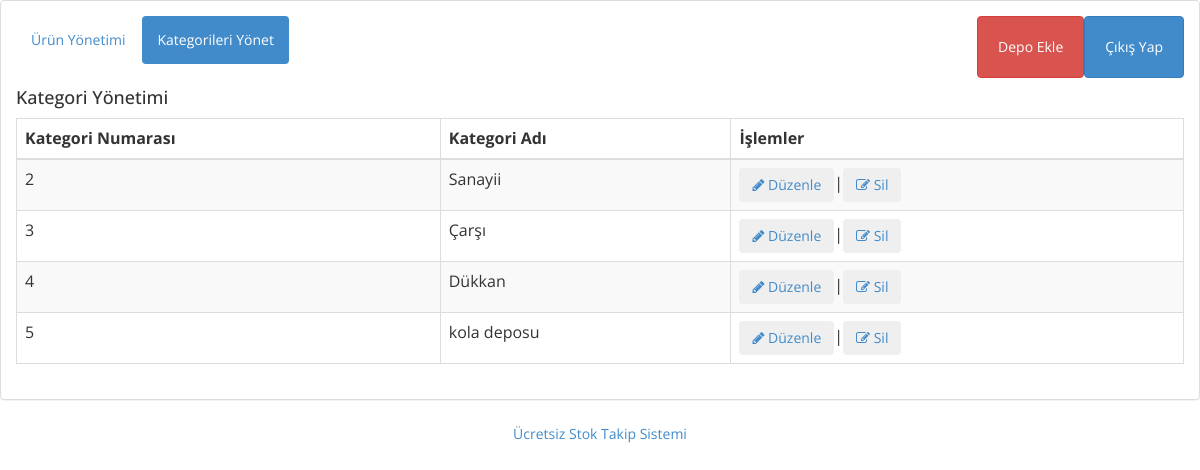
The page /depolar.php (signed in) on the database its author committed.
### tables this page shows
CREATE TABLE IF NOT EXISTS `depolar` (
  `depoID` int(11) NOT NULL AUTO_INCREMENT,
  `depoAdi` varchar(30) NOT NULL,
  PRIMARY KEY (`depoID`)
);

CREATE TABLE IF NOT EXISTS `ayarlar` (
  `id` int(11) NOT NULL AUTO_INCREMENT,
  `sayfaBaslik` varchar(255) NOT NULL,
  `copright` varchar(255) NOT NULL,
  PRIMARY KEY (`id`)
);

### ek/vt_baglantisi.php (called while the page is built, shortened)
<?php
$server ="localhost";
$username = "root";
$pasword = "";
$database = "stok";
$baglan = mysqli_connect($server,$username,$pasword,$database);
mysqli_set_charset($baglan, "UTF8");
$query= "SELECT * FROM ayarlar";
$ayarcek=mysqli_query($baglan,$query);
$ayar=mysqli_fetch_array($ayarcek);
extract($ayar);
$alt=$copright;
?>

### depolar.php (the view, shortened to what this page needs)
<?php include "ek/vt_baglantisi.php"; ?>
<html xmlns="http://www.w3.org/1999/xhtml">
<head>
    <link href="assets/css/bootstrap.css" rel="stylesheet" />
    <link href="assets/css/font-awesome.css" rel="stylesheet" />
	    <link href="assets/js/dataTables/dataTables.bootstrap.css" rel="stylesheet" />
    <link href="assets/css/style.css" rel="stylesheet" />
</head>
<body>
<?php
include("ek/vt_baglantisi.php");
?>
<div class="panel panel-default">
                        <div class="panel-body">
                            <ul class="nav nav-pills">
                                <li class=""><a href="index.php" data-toggle="">Ürün Yönetimi</a>
                                </li>
                                <li class="active"><a href="depolar.php" data-toggle="">Kategorileri Yönet</a>
                                </li>
						<button class="right-div btn btn-primary"><a style="color:white;" href="cikis.php">Çıkış Yap</a>
						<button class="right-div btn btn-danger"><a style="color:white;" href="depoekle.php">Depo Ekle</a>
                                </button>
                            </ul>
                            <div class="tab-content">
                                <div class="tab-pane fade active in" id="urunler">
                                    <h4>Kategori Yönetimi</h4>
                                    <div class="table-responsive">
                                <table class="table table-striped table-bordered table-hover" id="dataTables-example">
                                    <thead>
                                        <tr>
                                            <th>Kategori Numarası</th>
                                            <th>Kategori Adı</th>
											<th>İşlemler</th>
                                        </tr>
                                    </thead>
                                    <tbody>
									<?php
									$deposql=mysqli_query($baglan,"select * from depolar");
									while($depo=mysqli_fetch_array($deposql)){
									echo	 '<tr class="odd gradeX">
                                            <td>'.$depo[0].'</td>
                                            <td>'.$depo[1].'</td>
											<td class="center"><a href="depoduzenle.php?id='.$depo[0].'"><button class="btn btn-simple" data-toggle="modal" data-target="#myModal" ><i class="fa fa-pencil"></i> Düzenle</button></a>|<a href="sil.php?deposil='.$depo[0].'"><button class="btn btn-simple" data-toggle="modal" data-target="#myModal" ><i class="fa fa-edit"></i> Sil</button></a></td>
                                        </tr>';
									}
									?>
                                    </tbody>
                                </table>
                            </div></div>
                            </div>
                        </div>
                    </div>
<center><?=$alt;?></center>
					</body>
</html>

### assets/css/style.css (style rules this page uses)
.right-div { float: right; padding: 20px; }

### rows shown on the page
depolar: depoID "2", depoAdi "Sanayii"
depolar: depoID "3", depoAdi "Çarşı"
depolar: depoID "4", depoAdi "Dükkan"
depolar: depoID "5", depoAdi "kola deposu"
ayarlar: copright "Ücretsiz Stok Takip Sistemi"
